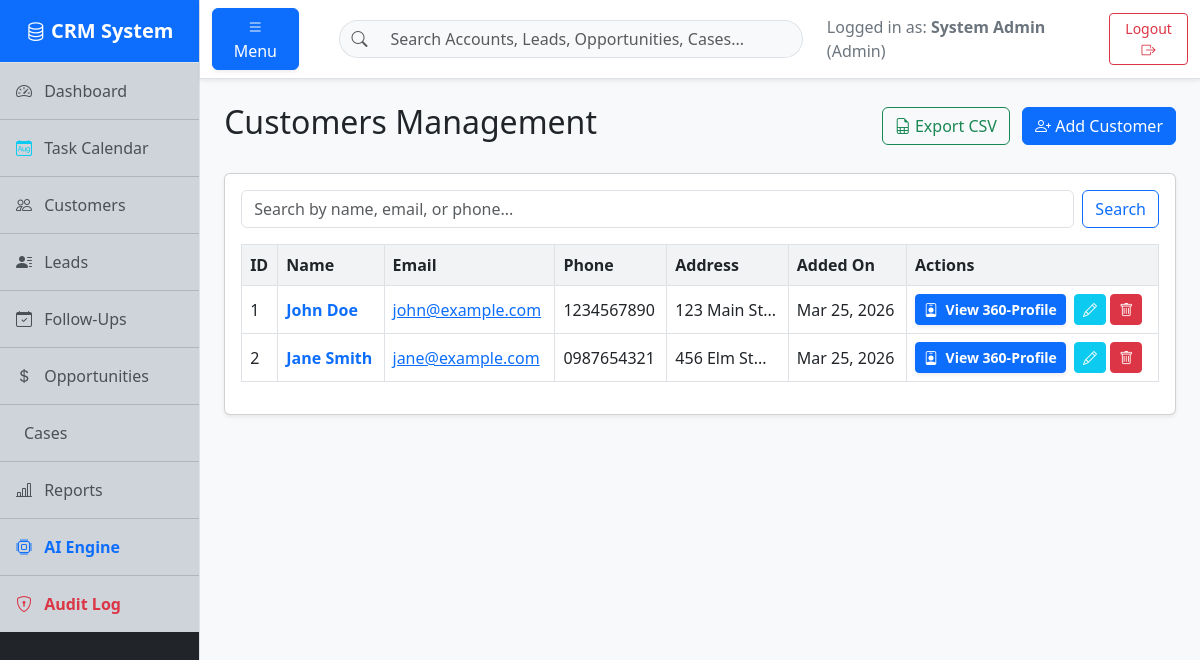
Screenshot of /pages/customers.php (signed in) with the database file from the repository.
### tables this page shows
CREATE TABLE IF NOT EXISTS Customers (
    id INT AUTO_INCREMENT PRIMARY KEY,
    first_name VARCHAR(50) NOT NULL,
    last_name VARCHAR(50) NOT NULL,
    email VARCHAR(100) NOT NULL UNIQUE,
    phone VARCHAR(20) NOT NULL,
    address TEXT,
    created_at TIMESTAMP DEFAULT CURRENT_TIMESTAMP
);

### pages/customers.php (the view, shortened to what this page needs)
<?php
require '../config/db.php';
include '../includes/header.php';
$search = $_GET['search'] ?? '';
try {
    if ($search) {
        $stmt = $pdo->prepare("SELECT * FROM Customers WHERE first_name LIKE ? OR last_name LIKE ? OR email LIKE ? OR phone LIKE ? ORDER BY created_at DESC");
        $searchTerm = "%$search%";
        $stmt->execute([$searchTerm, $searchTerm, $searchTerm, $searchTerm]);
        $customers = $stmt->fetchAll();
    } else {
        $customers = $pdo->query("SELECT * FROM Customers ORDER BY created_at DESC")->fetchAll();
    }
} catch(PDOException $e) {
    echo "<div class='alert alert-danger'>Error: " . $e->getMessage() . "</div>";
    $customers = [];
}
?>
<div class="d-flex justify-content-between align-items-center mb-4">
    <h2>Customers Management</h2>
    <div>
        <a href="export.php?type=customers" class="btn btn-outline-success me-2"><i class="bi bi-file-earmark-spreadsheet"></i> Export CSV</a>
        <a href="customer_add.php" class="btn btn-primary"><i class="bi bi-person-plus"></i> Add Customer</a>
    </div>
</div>
<div class="card shadow-sm mb-4">
    <div class="card-body">
        <form method="GET" action="customers.php" class="d-flex mb-3">
            <input type="text" name="search" class="form-control me-2" placeholder="Search by name, email, or phone..." value="<?= htmlspecialchars($search) ?>">
            <button type="submit" class="btn btn-outline-primary">Search</button>
        </form>
        <div class="table-responsive">
            <table class="table table-bordered table-hover align-middle">
                <thead>
                    <tr>
                        <th>ID</th>
                        <th>Name</th>
                        <th>Email</th>
                        <th>Phone</th>
                        <th>Address</th>
                        <th>Added On</th>
                        <th>Actions</th>
                    </tr>
                </thead>
                <tbody>
                    <?php if ($customers): ?>
                        <?php foreach($customers as $c): ?>
                        <tr>
                            <td><?= $c['id'] ?></td>
                            <td class="fw-bold"><a href="customer_view.php?id=<?= $c['id'] ?>" class="text-decoration-none text-primary"><?= htmlspecialchars($c['first_name'] . ' ' . $c['last_name']) ?></a></td>
                            <td><a href="mailto:<?= htmlspecialchars($c['email']) ?>"><?= htmlspecialchars($c['email']) ?></a></td>
                            <td><?= htmlspecialchars($c['phone']) ?></td>
                            <td><?= htmlspecialchars(substr($c['address'], 0, 30)) ?>...</td>
                            <td><?= date('M d, Y', strtotime($c['created_at'])) ?></td>
                            <td>
                                <a href="customer_view.php?id=<?= $c['id'] ?>" class="btn btn-sm btn-primary shadow-sm fw-bold"><i class="bi bi-person-badge me-1"></i> View 360-Profile</a>
                                <a href="customer_edit.php?id=<?= $c['id'] ?>" class="btn btn-sm btn-info text-white ms-1" title="Edit"><i class="bi bi-pencil"></i></a>
                                <?php if(isset($_SESSION['user_role']) && $_SESSION['user_role'] === 'Admin'): ?>
                                <a href="customer_delete.php?id=<?= $c['id'] ?>" class="btn btn-sm btn-danger" title="Delete" onclick="return confirm('Are you sure you want to delete this customer? All related deals and tickets will also be deleted.')"><i class="bi bi-trash"></i></a>
                                <?php endif; ?>
                            </td>
                        </tr>
                        <?php endforeach; ?>
                    <?php else: ?>
                        <tr><td colspan="7" class="text-center text-muted">No customers found.</td></tr>
                    <?php endif; ?>
                </tbody>
            </table>
        </div>
    </div>
</div>
<?php include '../includes/footer.php'; ?>

### css/style.css (style rules this page uses)
body { background-color: #f8f9fc; }
.table th { background-color: #f1f3f5; }

### rows the page displays
customers: id "1", first_name+last_name "John Doe", email "john@example.com", phone "1234567890", address "123 Main St", created_at "Mar 25, 2026"
customers: id "2", first_name+last_name "Jane Smith", email "jane@example.com", phone "0987654321", address "456 Elm St", created_at "Mar 25, 2026"

### other values shown
$_SESSION['user_name'] "System Admin"
$_SESSION['user_role'] "Admin"
